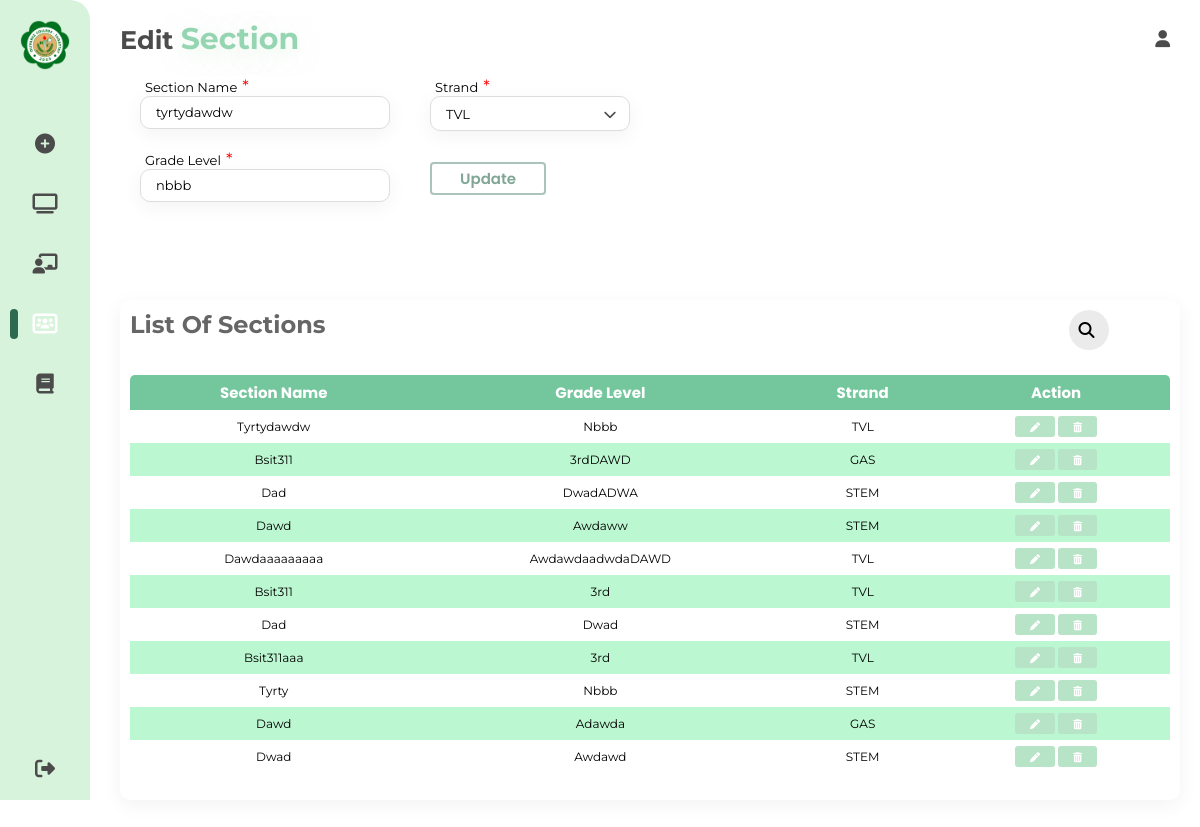
Page /edit_page_sections.php?id=6 on the committed database.
### tables this page shows
CREATE TABLE `sections` (
  `id` int(11) NOT NULL,
  `section_name` varchar(255) NOT NULL,
  `grade_level` varchar(255) NOT NULL,
  `strand` varchar(255) NOT NULL
);

### edit_page_sections.php (the view, shortened to what this page needs)
<?php
include('connect.php');
if(isset($_GET['id'])) {
  $id = $_GET['id'];
  $query = mysqli_query($conn, "SELECT * FROM sections WHERE id = '$id'");
  $row = mysqli_fetch_assoc($query);
} else {
  header("Location: sections.php");
  exit();
}
if(isset($_GET['search'])) {
  $searchTerm = $_GET['search'];
  $result = searchTeachers($conn, $searchTerm);
} else {
  $sql = "SELECT * FROM sections";
  $result = $conn->query($sql);}
?>
<!DOCTYPE html>
<html lang="en">
  <head>
    <link rel="stylesheet" href="section.css" />
    <link
      rel="stylesheet"
      href="https://cdnjs.cloudflare.com/ajax/libs/font-awesome/6.5.1/css/all.min.css"
    />
  </head>
  <body>
    <div class="container">
      <nav>
        <div class="logo">
          <img src="./img/olivarez-college-tagaytay-logo.png" alt="" />
        </div>
        <ul>
          <li class="list-items">
            <a href="./generate.php"
              ><i class="fa-solid fa-circle-plus"></i
              ><span class="nav-lists">Generate Schedule</span></a
            >
          </li>
          <li class="list-items">
            <a href="./dashboard.php"
              ><i class="fa-solid fa-tv"></i
              ><span class="nav-lists">Dashboard</span></a
            >
          </li>
          <li class="list-items">
            <a href="./teachers.php"
              ><i class="fa-solid fa-chalkboard-user"></i
              ><span class="nav-lists">Teachers</span></a
            >
          </li>
          <li class="list-items">
            <a href="./section.php" class="active"
              ><i class="fa-solid fa-users-rectangle"></i
              ><span class="nav-lists">Sections</span></a
            >
          </li>
          <li class="list-items">
            <a href="./subject.php"
              ><i class="fa-solid fa-book"></i
              ><span class="nav-lists">Subjects</span></a
            >
          </li>
          <li>
            <a href="./login.php" class="logout"
              ><i class="fa-solid fa-right-from-bracket"></i
              ><span class="nav-lists">Logout</span></a
            >
            </li>
        </ul>
      </nav>
      <section class="main-content">
        <div class="main-logo">
          <h1>Edit <span>Section</span></h1>
          <i class="fa-solid fa-user"></i>
        </div>
        <div class="inputs">
        <form action="" method="post">
            <div class="subject-code">
              <div class="subj-code">
                <span
                  >Section Name<span style="color: red; font-size: 1.3em"
                    >*</span
                  ></span
                >
                <input
                  required
                  type="text"
                  class="first-name"
                  autocomplete="off"
                  name="section_name"
                  value="<?php echo $row['section_name']; ?>"
                />
              </div>
              <div class="subj-code">
                <span
                  >Grade Level<span style="color: red; font-size: 1.3em"
                    >*</span
                  ></span
                >
                <input
                  required
                  type="text"
                  class="first-name"
                  autocomplete="off"
                  name="grade_level"
                  value="<?php echo $row['grade_level']; ?>"
                />
              </div>
            </div>
            <div class="yrlvl-gradelvl">
              <div class="dropdown-gradelvl">
              <span class="input-info"
                  >Strand<span style="color: red; font-size: 1.3em"
                    >*</span
                  ></span
                >
              <input
                  type="text"
                  class="textbox-grade"
                  placeholder="Select Strand"
                  name="strand"
                  value="<?php echo $row['strand']; ?>"
                  readonly
                />
                <span class="icon-down"
                  ><i class="fa-solid fa-chevron-down"></i
                ></span>
              </div>
              <div class="button-submit">
                <button type="submit" class="btn-submit">Update</button>
              </div>
            </div>
          </form>
        </div>
        <div class="teachers-lists">
          <div class="teachers-table">
            <div class="table-header">
              <h1>List of Sections</h1>
              <div class="table-search">
                <form class="search-container">
                  <input id="search-box" type="text" class="search-box" name="" />
                  <label for="search-box"><i class="fa-solid fa-magnifying-glass search-icon"></i></label>
                </form>
              </div>
            </div>
            <table class="table">
              <thead>
                <tr>
                  <th>Section Name</th>
                  <th>Grade Level</th>
                  <th>Strand</th>
                  <th>Action</th>
                </tr>
              </thead>
              <tbody st>
              <?php
                while($row = $result->fetch_assoc()) {
                  echo "<tr>";
                  echo "<td>" . $row['section_name'] ."</td>";
                  echo "<td>" . $row['grade_level'] . "</td>";
                  echo "<td>" . $row['strand'] . "</td>";
                  echo "<td> <a href='edit_page_sections.php?id=" . $row['id'] . "'><button><i class='fa-solid fa-pen'></i></button></a>
                  <a href='delete_sections.php?id=" . $row['id'] . "'> <button type='submit' name='delete'><i class='fa-solid fa-trash-can'></i></button></a>
                  </td>";
                  echo "</tr>";
              }
              ?>
        </tbody>
            </table>
          </div>
        </div>
      </section>
    </div>
  </body>
</html>

### rows in the picture
sections: section_name "tyrtydawdw", grade_level "nbbb", strand "TVL", section_name "Tyrtydawdw", grade_level "Nbbb"
sections: section_name "Bsit311", grade_level "3rdDAWD", strand "GAS"
sections: section_name "Dad", grade_level "DwadADWA", strand "STEM"
sections: section_name "Dawd", grade_level "Awdaww", strand "STEM"
sections: section_name "Dawdaaaaaaaaa", grade_level "AwdawdaadwdaDAWD", strand "TVL"
sections: section_name "Bsit311", grade_level "3rd", strand "TVL"
sections: section_name "Dad", grade_level "Dwad", strand "STEM"
sections: section_name "Bsit311aaa", grade_level "3rd", strand "TVL"
sections: section_name "Tyrty", grade_level "Nbbb", strand "STEM"
sections: section_name "Dawd", grade_level "Adawda", strand "GAS"
sections: section_name "Dwad", grade_level "Awdawd", strand "STEM"
